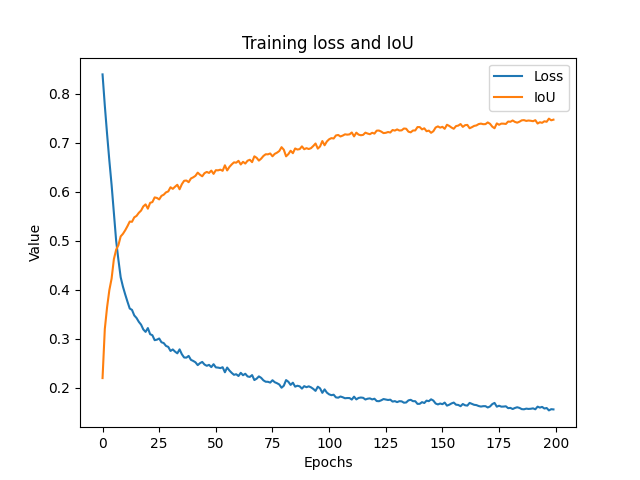

Write Python code to recreate this figure.
import numpy as np
import matplotlib.pyplot as plt
import torch
from torch.autograd import Variable
import torch.nn as nn
from torch import optim
import time
import albumentations as A
from albumentations.pytorch import ToTensor
from torch.utils.data import random_split
from torch.optim import lr_scheduler
import seaborn as sns
import pandas as pd
import argparse
import os
from data_loading import multi_classes,binary_class
from sklearn.model_selection import GroupKFold
from pytorch_dcsaunet import DCSAU_Net
from loss import *
from datetime import datetime


# from self_attention_cv import transunet


# def get_train_transform():
#    return A.Compose(
#        [
#         A.Resize(256, 256),
#         A.HorizontalFlip(p=0.25),
#         A.ShiftScaleRotate(shift_limit=0,p=0.25),
#         A.CoarseDropout(),
#         A.Normalize(mean=(0.485, 0.456, 0.406), std=(0.229, 0.224, 0.225)),
#         ToTensor()
#         ])

def get_train_transform():
   return A.Compose(
       [
           A.Resize(256, 256),
           A.HorizontalFlip(p=0.25),
           A.ShiftScaleRotate(shift_limit=0, p=0.25),
           A.CoarseDropout(),
           A.Normalize(mean=(0.5,), std=(0.5,)),  # Grayscale mean/std로 수정
           ToTensor()
       ])

# def get_valid_transform():
#    return A.Compose(
#        [
#         A.Resize(256, 256),
#         A.Normalize(mean=(0.485, 0.456, 0.406), std=(0.229, 0.224, 0.225)),
#         ToTensor()
#         ])

def get_valid_transform():
   return A.Compose(
       [
        A.Resize(256, 256),
        A.Normalize(mean=(0.5,), std=(0.5,)),  # Grayscale mean/std로 수정
        ToTensor()
        ])

def train_model(model, criterion, optimizer, scheduler, num_epochs=5):
    since = time.time()
    
    Loss_list = {'train': [], 'valid': []}
    Accuracy_list = {'train': [], 'valid': []}
    
    best_model_wts = model.state_dict()
    best_loss = float('inf')
    counter = 0
    
    for epoch in range(num_epochs):
        print('Epoch {}/{}'.format(epoch, num_epochs - 1))
        print('-' * 10)

        # Each epoch has a training and validation phase
        for phase in ['train', 'valid']:
            if phase == 'train':
                model.train(True)
            else:
                model.train(False)  

            running_loss = []
            running_corrects = []
        
            # Iterate over data
            #for inputs,labels,label_for_ce,image_id in dataloaders[phase]: 
            for inputs,labels,image_id in dataloaders[phase]:      
                # wrap them in Variable
                if torch.cuda.is_available():
                    inputs = Variable(inputs.cuda())
                    labels = Variable(labels.cuda())
                    #label_for_ce = Variable(label_for_ce.cuda())
                else:
                    inputs, labels = Variable(inputs), Variable(labels)
                
                # zero the parameter gradients
                optimizer.zero_grad()
                #label_for_ce = label_for_ce.long()
                # forward
                outputs = model(inputs)
                # print(inputs.shape)
                # outputs = outputs.unsqueeze(-1).expand(-1, -1, -1, -1, 4) # 클래스 차원 추가
                loss = criterion(outputs, labels)
                score = accuracy_metric(outputs,labels)

                if phase == 'train':
                    loss.backward()
                    optimizer.step()
                    
                # calculate loss and IoU
                running_loss.append(loss.item())
                # print(f'loss : {loss.item()}')
                running_corrects.append(score.item())
                # print(f'score : {score.item()}')
             

            epoch_loss = np.mean(running_loss)
            epoch_acc = np.mean(running_corrects)
            current_time = datetime.now().strftime('%m%d_%H%M%S')
            print(f'time : {current_time}')
            print('{} Loss: {:.4f} IoU: {:.4f}'.format(
                phase, epoch_loss, epoch_acc))
            
            Loss_list[phase].append(epoch_loss)
            Accuracy_list[phase].append(epoch_acc)

            # save parameters
            if phase == 'valid' and epoch_loss <= best_loss:
                best_loss = epoch_loss
                best_model_wts = model.state_dict()
                counter = 0
                if epoch > 50:
                    torch.save(model, f'save_models/epoch_{epoch}_{epoch_acc}.pth')
            elif phase == 'valid' and epoch_loss > best_loss:
                counter += 1
            if phase == 'train':
                scheduler.step()
        
        print()

    time_elapsed = time.time() - since
    print('Training complete in {:.0f}m {:.0f}s'.format(
        time_elapsed // 60, time_elapsed % 60))
    print('Best val loss: {:4f}'.format(best_loss))
    model.load_state_dict(best_model_wts)
    return model, Loss_list, Accuracy_list

if __name__ == '__main__':
    parser = argparse.ArgumentParser()
    parser.add_argument('--dataset', type=str,default='data/', help='the path of images')
    parser.add_argument('--csvfile', type=str,default='src/test_train_data.csv', help='two columns [image_id,category(train/test)]')
    parser.add_argument('--loss', default='dice', help='loss type')
    parser.add_argument('--batch', type=int, default=16, help='batch size')
    parser.add_argument('--lr', type=float, default=0.001, help='learning rate')
    parser.add_argument('--epoch', type=int, default=150, help='epoches')
    args = parser.parse_args()

    os.makedirs(f'save_models/',exist_ok=True)
    

    df = pd.read_csv(args.csvfile)
    df = df[df.category=='train']
    df.reset_index(drop=True, inplace=True)
    gkf  = GroupKFold(n_splits = 5)
    df['fold'] = -1
    for fold, (train_idx, val_idx) in enumerate(gkf.split(df, groups = df.image_id.tolist())):
        df.loc[val_idx, 'fold'] = fold
    
    fold = 0
    val_files = list(df[df.fold==fold].image_id)
    train_files = list(df[df.fold!=fold].image_id)
    
    # train_dataset = binary_class(args.dataset,train_files, get_train_transform())
    # val_dataset = binary_class(args.dataset,val_files, get_valid_transform())
    train_dataset = multi_classes(args.dataset,train_files, get_train_transform())
    val_dataset = multi_classes(args.dataset,val_files, get_valid_transform())
    
    train_loader = torch.utils.data.DataLoader(dataset=train_dataset, batch_size=args.batch, shuffle=True,drop_last=True)
    val_loader = torch.utils.data.DataLoader(dataset=val_dataset, batch_size=args.batch//2,drop_last=True)
    
    dataloaders = {'train':train_loader,'valid':val_loader}

    # model_ft = DCSAU_Net.Model(img_channels = 3, n_classes = 1)
    model_ft = DCSAU_Net.DCSA_UNet(in_channels = 1, n_classes = 4)
    
    # device = torch.device('cuda:2' if torch.cuda.is_available() else 'cpu')
    if torch.cuda.is_available():
        # print('cuda')
        os.environ["CUDA_DEVICE_ORDER"]="PCI_BUS_ID"
        os.environ["CUDA_VISIBLE_DEVICES"]= "1"
        torch.cuda.empty_cache()
        # torch.cuda.empty_cache()
        device = torch.device("cuda")
        model_ft = model_ft.to(device)

        # _model_ft = model_ft.cuda()
        # model_ft = nn.DataParallel(_model_ft).to(device)
        # model_ft = model_ft.cuda()
        # print(f"Using device: {device}")
        # 모델을 명시적으로 지정한 장치로 이동

        
    # Loss, IoU and Optimizer
    if args.loss == 'ce':
        #criterion = nn.CrossEntropyLoss()
        criterion = nn.BCELoss()
    if args.loss == 'dice':
        # criterion = DiceLoss_binary()
        criterion = DiceLoss_multiple()
    
    # accuracy_metric = IoU_binary()
    accuracy_metric = IoU_multiple()
    optimizer_ft = optim.Adam(model_ft.parameters(),lr = args.lr)
    exp_lr_scheduler = lr_scheduler.StepLR(optimizer_ft, step_size=100, gamma=0.5)
    #exp_lr_scheduler = lr_scheduler.ReduceLROnPlateau(optimizer_ft, patience=5, factor=0.1,min_lr=1e-6)
    model_ft, Loss_list, Accuracy_list = train_model(model_ft, criterion, optimizer_ft, exp_lr_scheduler,
                           num_epochs=args.epoch)
    

    torch.save(model_ft, f'save_models/epoch_last.pth')
    
    plt.title('Validation loss and IoU',)
    valid_data = pd.DataFrame({'Loss':Loss_list["valid"], 'IoU':Accuracy_list["valid"]})
    valid_data.to_csv(f'valid_data.csv')
    sns.lineplot(data=valid_data,dashes=False)
    plt.ylabel('Value')
    plt.xlabel('Epochs')
    plt.savefig('valid.png')
    
    plt.figure()
    plt.title('Training loss and IoU',)
    valid_data = pd.DataFrame({'Loss':Loss_list["train"],'IoU':Accuracy_list["train"]})
    valid_data.to_csv(f'train_data.csv')
    sns.lineplot(data=valid_data,dashes=False)
    plt.ylabel('Value')
    plt.xlabel('Epochs')
    plt.savefig('train.png')

